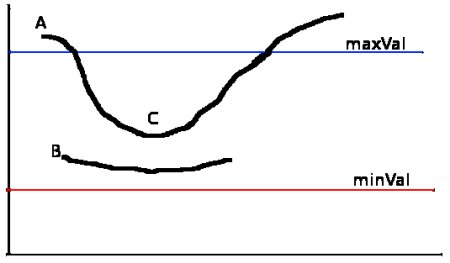
#> input picture PIMA_Mario_Viti_2017/report_src/hysteresis.jpg, 450 x 263 px; its folder holds only this picture in this run
$ python -i tools.py   (imports and definitions only)   (Python 2 division)   (older library calls are emulated)
#> lines starting #> are read from the running program, lines starting #| are printed output that depends on the picture; after the words box and inside, x2 and y2 are one past the last pixel; in counts of white or black regions, pixels touching at a corner belong together
# -*- coding: utf-8 -*-
"""
Created on Fri Mar 18 19:21:36 2016

@author: daphnehb & emilief
"""

import time
import find_tag_id as tagid
from math import sqrt, fabs
# to make files more legible
from constants import *


# [42 lines left out: functions check_change_brightness, verify_brightness, color_gray_img, not called in this run]


"""
Black-White threshold
"""
# [312 lines left out: functions thresholding, gradientSobelXY, isPerimeterOK, isAreaOK, rectify, order_corners and 18 more, not called in this run]

>>> import cv2
>>> picture = cv2.imread('../../../../PIMA_Mario_Viti_2017/report_src/hysteresis.jpg', cv2.IMREAD_GRAYSCALE)
#> picture: shape (263, 450); min 0, max 255, mean 241.5
>>> result = our_canny_algorithm(picture)
#> in our_canny_algorithm, `gray = cv2.equalizeHist(img)`:
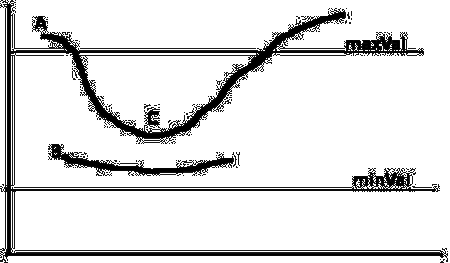
#> gray: shape (263, 450); min 0, max 255, mean 224.4
#> in our_canny_algorithm, `(_, gr1) = cv2.threshold(gray, THRESH_VALUE(), 255, cv2.THRESH_BINARY_..`:
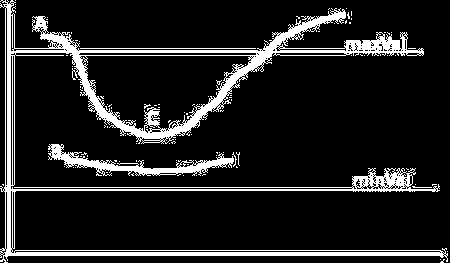
#> gr1: shape (263, 450); 12.6% white; 98 white regions (93 under 20 px), largest, box (x1, y1, x2, y2) and area: (0, 0, 448, 263) 12823, (48, 144, 234, 176) 1634, (80, 48, 256, 49) 176, (412, 186, 432, 188) 22, (232, 152, 237, 167) 20
#> in our_canny_algorithm, `gradX = cv2.Sobel(gr1, ddepth=cv2.cv.CV_32F, dx=1, dy=0, ksize=-1)`:
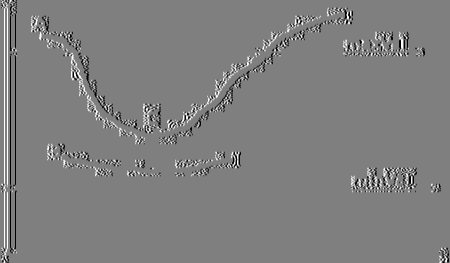
#> gradX: shape (263, 450) float32; min -4080, max 4080, mean -1; drawn with min black and max white
#> in our_canny_algorithm, `gradY = cv2.Sobel(gr1, ddepth=cv2.cv.CV_32F, dx=0, dy=1, ksize=-1)`:
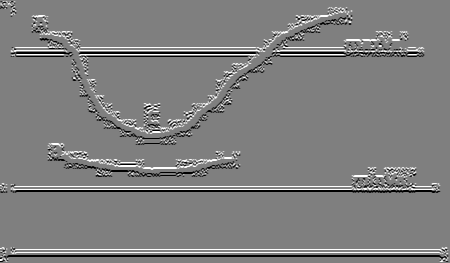
#> gradY: shape (263, 450) float32; min -4080, max 4080, mean 0; drawn with min black and max white
#> in our_canny_algorithm, `gradient1 = cv2.subtract(gradX, gradY)`:
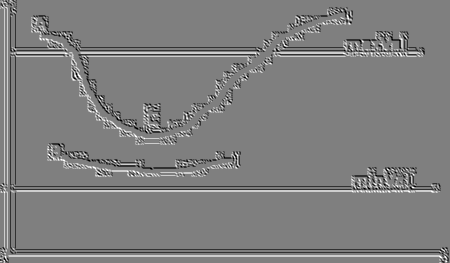
#> gradient1: shape (263, 450) float32; min -6630, max 6630, mean -1; drawn with min black and max white
#> in our_canny_algorithm, `gradient1 = cv2.convertScaleAbs(gradient1)`:
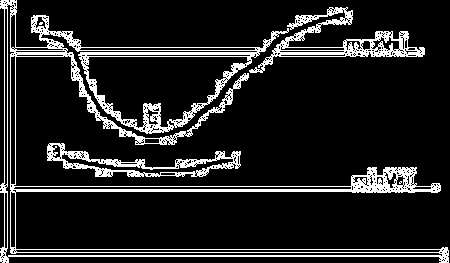
#> gradient1: shape (263, 450); 12.8% white in thin lines or dots

$ run again, on PIMA_Mario_Viti_2017/report_src/imgalg.jpg
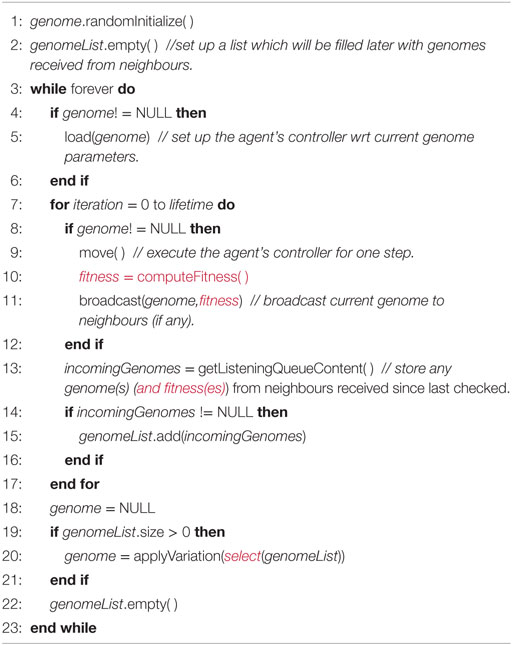
#> input picture PIMA_Mario_Viti_2017/report_src/imgalg.jpg, 512 x 645 px
#> in our_canny_algorithm, `(_, gr1) = cv2.threshold(gray, THRESH_VALUE(), 255, cv2.THRESH_BINARY_..`:
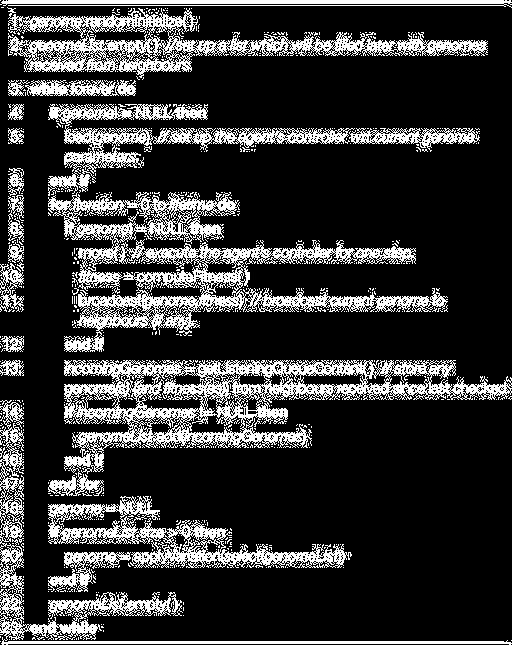
#> gr1: shape (645, 512); 21.1% white in thin lines or dots
#> in our_canny_algorithm, `gradient1 = cv2.convertScaleAbs(gradient1)`:
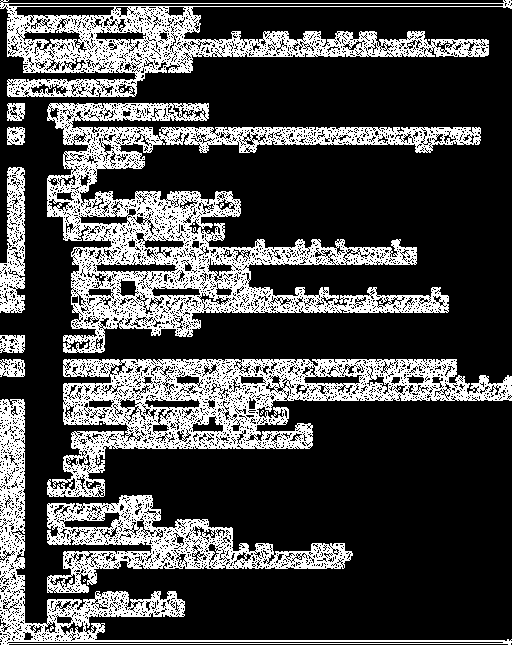
#> gradient1: shape (645, 512); 27.5% white in thin lines or dots

$ run again, on PIMA_Mario_Viti_2017/report_src/Detector.png
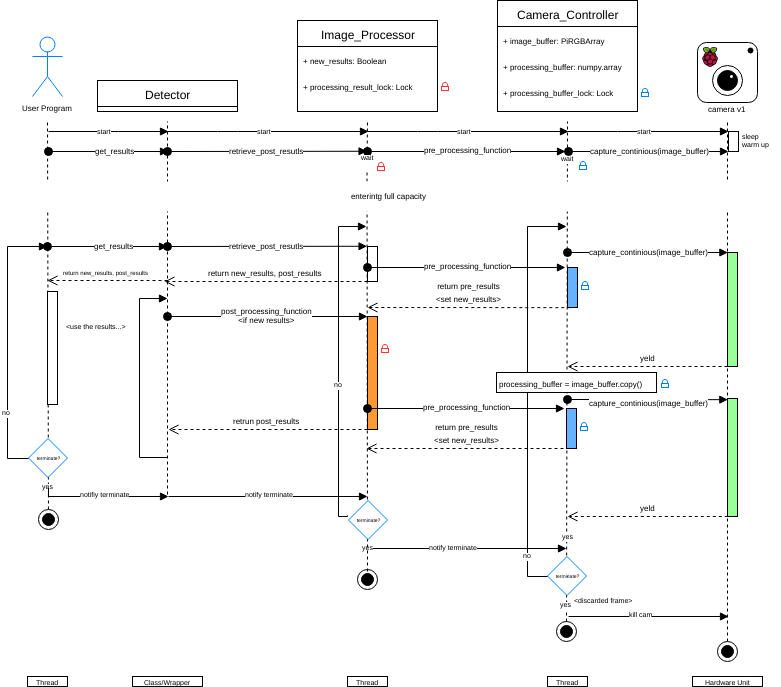
#> input picture PIMA_Mario_Viti_2017/report_src/Detector.png, 781 x 687 px
#> in our_canny_algorithm, `(_, gr1) = cv2.threshold(gray, THRESH_VALUE(), 255, cv2.THRESH_BINARY_..`:
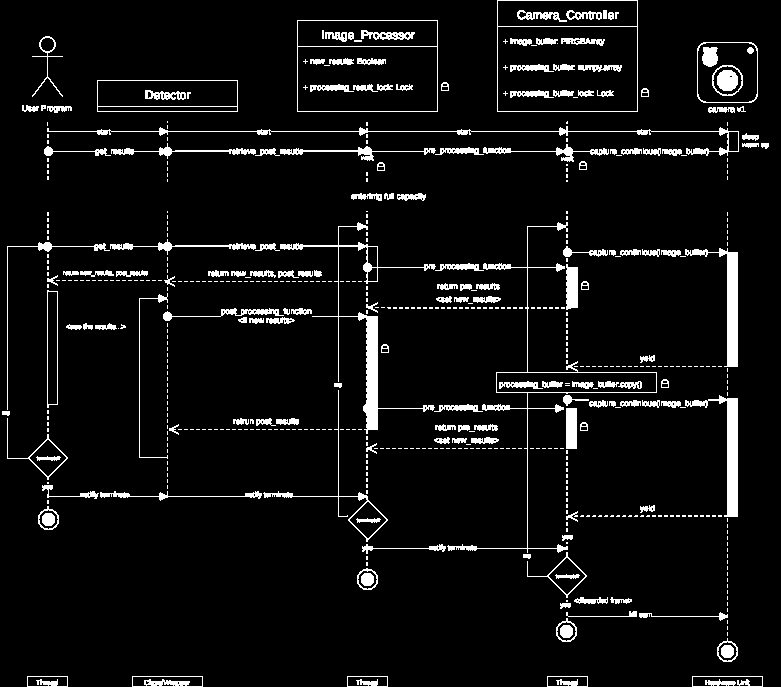
#> gr1: shape (687, 781); 6.2% white; 547 white regions (382 under 20 px), largest, box (x1, y1, x2, y2) and area: (280, 222, 436, 434) 2342, (447, 222, 657, 553) 1532, (685, 395, 738, 517) 1500
#> in our_canny_algorithm, `gradient1 = cv2.convertScaleAbs(gradient1)`:
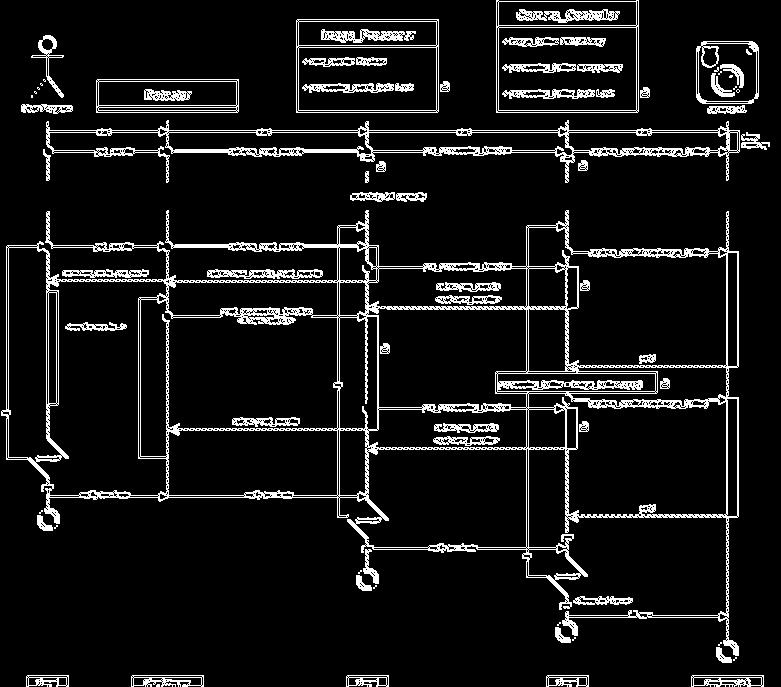
#> gradient1: shape (687, 781); 8.6% white in thin lines or dots
